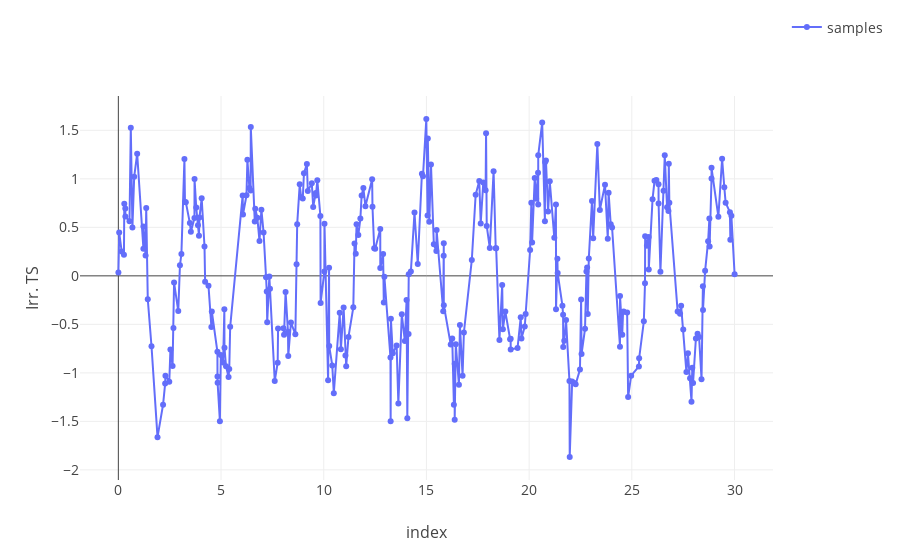
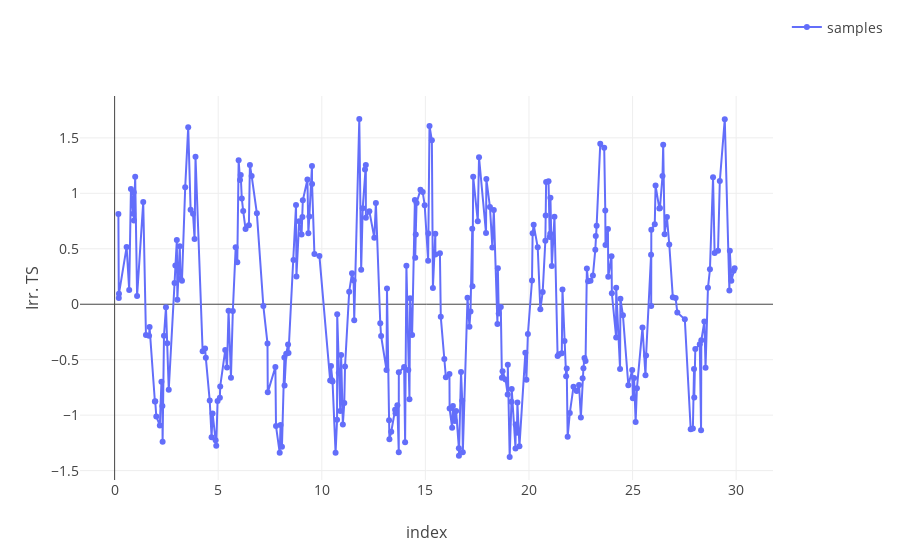
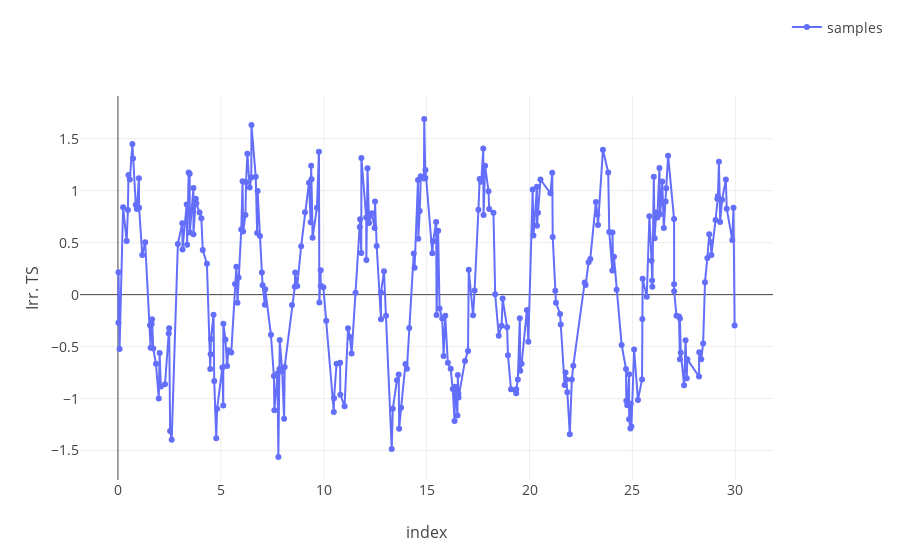

Here is the notebook cell these charts were saved with, in order:
### Code cell
def generate_data_gaussian():
    time_sampler = ts.TimeSampler(stop_time=30)
    irregular_time_samples = time_sampler.sample_irregular_time(num_points=500, keep_percentage=60)
    sinusoid = ts.signals.Sinusoidal(frequency=0.35)
    white_noise = ts.noise.GaussianNoise(std=0.3)
    timeseries = ts.TimeSeries(sinusoid, noise_generator=white_noise)
    samples, signals, errors = timeseries.sample(irregular_time_samples)
    return irregular_time_samples, samples

def plot_data(time_samples, samples):
    # Plotting the series
    plt.plot(time_samples, samples, marker='o', markersize=4)
    plt.xlabel('Time')
    plt.ylabel('Magnitude')
    plt.title('Irregularly sampled sinusoid with noise');
    
def plot_data2(time_samples, samples, title = ""):
    import plotly.express as px
    import plotly.graph_objects as go
    import plotly.io as pio
    import pandas as pd
    df = pd.DataFrame()
    df.index = time_samples
    df["samples"] = samples

    pio.templates.default = "plotly_white"

    plot_template = dict(
        layout=go.Layout({
            "font_size": 14,
            "xaxis_title_font_size": 16,
            "yaxis_title_font_size": 16})
    )
    fig = px.line(df, labels=dict(created_at="Date", value="Irr. TS"), markers=True)
    #fig.add_vline(x=test_start, line_width=4, line_dash="dash")
    fig.update_layout(
        template=plot_template, legend=dict(orientation='v', y=1.22, title_text=title)
    )
    fig.show()

for i in range(3):
    print(irregular_time_samples.shape)
    print(samples.shape)
    irregular_time_samples, samples = generate_data_gaussian()
    plot_data2(irregular_time_samples, samples)

### Figure 1 — Plotly figure (JSON) as saved in the notebook; plotly's stock layout.template omitted (floating-point values rounded to 4 significant figures; data arrays with more than 128 entries replaced by an {"elided": "..."} marker saying what was removed)
{"data": [{"hovertemplate": "variable=samples<br>index=%{x}<br>Irr. TS=%{y}<extra></extra>", "legendgroup": "samples", "line": {"color": "#636efa", "dash": "solid"}, "marker": {"symbol": "circle"}, "mode": "lines+markers", "name": "samples", "orientation": "v", "showlegend": true, "type": "scatter", "x": {"elided": "300 float values"}, "xaxis": "x", "y": {"elided": "300 float values"}, "yaxis": "y"}], "layout": {"autosize": true, "legend": {"orientation": "v", "title": {"text": ""}, "tracegroupgap": 0, "x": 1.02, "y": 1.22}, "margin": {"t": 60}, "xaxis": {"anchor": "y", "autorange": true, "domain": [0, 1], "range": [-1.735, 31.74], "title": {"text": "index"}, "type": "linear"}, "yaxis": {"anchor": "x", "autorange": true, "domain": [0, 1], "range": [-2.137, 1.887], "title": {"text": "Irr. TS"}, "type": "linear"}}}

### Figure 2 — Plotly figure (JSON) as saved in the notebook; plotly's stock layout.template omitted (floating-point values rounded to 4 significant figures; data arrays with more than 128 entries replaced by an {"elided": "..."} marker saying what was removed)
{"data": [{"hovertemplate": "variable=samples<br>index=%{x}<br>Irr. TS=%{y}<extra></extra>", "legendgroup": "samples", "line": {"color": "#636efa", "dash": "solid"}, "marker": {"symbol": "circle"}, "mode": "lines+markers", "name": "samples", "orientation": "v", "showlegend": true, "type": "scatter", "x": {"elided": "300 float values"}, "xaxis": "x", "y": {"elided": "300 float values"}, "yaxis": "y"}], "layout": {"autosize": true, "legend": {"orientation": "v", "title": {"text": ""}, "tracegroupgap": 0, "x": 1.02, "y": 1.22}, "margin": {"t": 60}, "xaxis": {"anchor": "y", "autorange": true, "domain": [0, 1], "range": [-1.54, 31.65], "title": {"text": "index"}, "type": "linear"}, "yaxis": {"anchor": "x", "autorange": true, "domain": [0, 1], "range": [-1.614, 1.906], "title": {"text": "Irr. TS"}, "type": "linear"}}}

### Figure 3 — Plotly figure (JSON) as saved in the notebook; plotly's stock layout.template omitted (floating-point values rounded to 4 significant figures; data arrays with more than 128 entries replaced by an {"elided": "..."} marker saying what was removed)
{"data": [{"hovertemplate": "variable=samples<br>index=%{x}<br>Irr. TS=%{y}<extra></extra>", "legendgroup": "samples", "line": {"color": "#636efa", "dash": "solid"}, "marker": {"symbol": "circle"}, "mode": "lines+markers", "name": "samples", "orientation": "v", "showlegend": true, "type": "scatter", "x": {"elided": "300 float values"}, "xaxis": "x", "y": {"elided": "300 float values"}, "yaxis": "y"}], "layout": {"autosize": true, "legend": {"orientation": "v", "title": {"text": ""}, "tracegroupgap": 0, "x": 1.02, "y": 1.22}, "margin": {"t": 60}, "xaxis": {"anchor": "y", "autorange": true, "domain": [0, 1], "range": [-1.712, 31.7], "title": {"text": "index"}, "type": "linear"}, "yaxis": {"anchor": "x", "autorange": true, "domain": [0, 1], "range": [-1.814, 1.941], "title": {"text": "Irr. TS"}, "type": "linear"}}}
